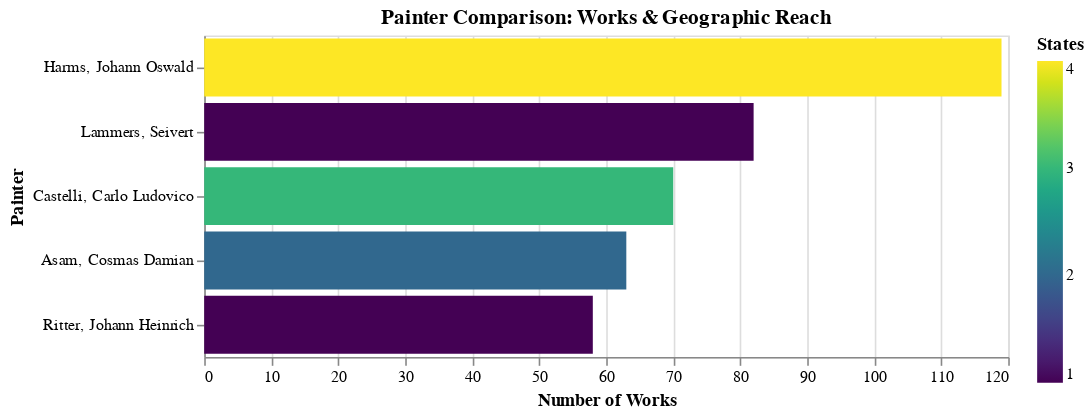

The code cell stored with this chart in its notebook:
### Code cell
# =============================================================================
# Compare Multiple Painters
# =============================================================================

def compare_painters(painter_names: list):
    """Compare career statistics of multiple painters."""
    
    if not painter_names:
        print("Please provide a list of painter names to compare.")
        return
    
    placeholders = ', '.join(['?' for _ in painter_names])
    
    comparison = con.execute(f"""
        SELECT 
            pp.person_name,
            CAST(COUNT(DISTINCT pp.nfdi_uri) AS INTEGER) as works,
            CAST(COUNT(DISTINCT p.building_id) AS INTEGER) as buildings,
            CAST(COUNT(DISTINCT p.location_state) AS INTEGER) as states,
            MIN(p.year_start) as career_start,
            MAX(p.year_end) as career_end
        FROM painting_persons pp
        JOIN paintings p ON pp.nfdi_uri = p.nfdi_uri
        WHERE pp.role = 'PAINTER' AND pp.person_name IN ({placeholders})
        GROUP BY pp.person_name
        ORDER BY works DESC
    """, painter_names).pl()
    
    print("\n🎨 PAINTER COMPARISON")
    print("=" * 70)
    print(comparison)
    
    # Visualization
    df = comparison.to_pandas()
    
    # Works comparison
    chart = alt.Chart(df).mark_bar().encode(
        x=alt.X('works:Q', title='Number of Works'),
        y=alt.Y('person_name:N', sort='-x', title='Painter'),
        color=alt.Color('states:Q', scale=alt.Scale(scheme='viridis'), title='States'),
        tooltip=['person_name', 'works', 'buildings', 'states', 'career_start', 'career_end']
    ).properties(
        title='Painter Comparison: Works & Geographic Reach',
        width=500,
        height=max(100, len(df) * 40)
    )
    
    ipython_display(chart)
    return comparison

# Compare top painters
if len(PAINTER_LIST) >= 2:
    top_painters = PAINTER_LIST[:min(5, len(PAINTER_LIST))]
    print(f"Comparing: {', '.join(top_painters)}")
    compare_painters(top_painters)

### Figure 1 — Vega-Lite specification as saved in the notebook (floating-point values rounded to 4 significant figures)
{"config": {"view": {"continuousWidth": 300, "continuousHeight": 300}}, "data": {"name": "data-341a52d56ef2f5d6b625ca9a0f33f0c6"}, "mark": {"type": "bar"}, "encoding": {"color": {"field": "states", "scale": {"scheme": "viridis"}, "title": "States", "type": "quantitative"}, "tooltip": [{"field": "person_name", "type": "nominal"}, {"field": "works", "type": "quantitative"}, {"field": "buildings", "type": "quantitative"}, {"field": "states", "type": "quantitative"}, {"field": "career_start", "type": "quantitative"}, {"field": "career_end", "type": "quantitative"}], "x": {"field": "works", "title": "Number of Works", "type": "quantitative"}, "y": {"field": "person_name", "sort": "-x", "title": "Painter", "type": "nominal"}}, "height": 200, "title": "Painter Comparison: Works & Geographic Reach", "width": 500, "$schema": "https://vega.github.io/schema/vega-lite/v6.1.0.json", "datasets": {"data-341a52d56ef2f5d6b625ca9a0f33f0c6": [{"person_name": "Harms, Johann Oswald", "works": 119, "buildings": 7, "states": 4, "career_start": 1569, "career_end": 1780}, {"person_name": "Lammers, Seivert", "works": 82, "buildings": 4, "states": 1, "career_start": 1670, "career_end": 1750}, {"person_name": "Castelli, Carlo Ludovico", "works": 70, "buildings": 8, "states": 3, "career_start": 1683, "career_end": 1770}, {"person_name": "Asam, Cosmas Damian", "works": 63, "buildings": 7, "states": 2, "career_start": 1670, "career_end": 1948}, {"person_name": "Ritter, Johann Heinrich", "works": 58, "buildings": 6, "states": 1, "career_start": 1580, "career_end": 1780}]}}
